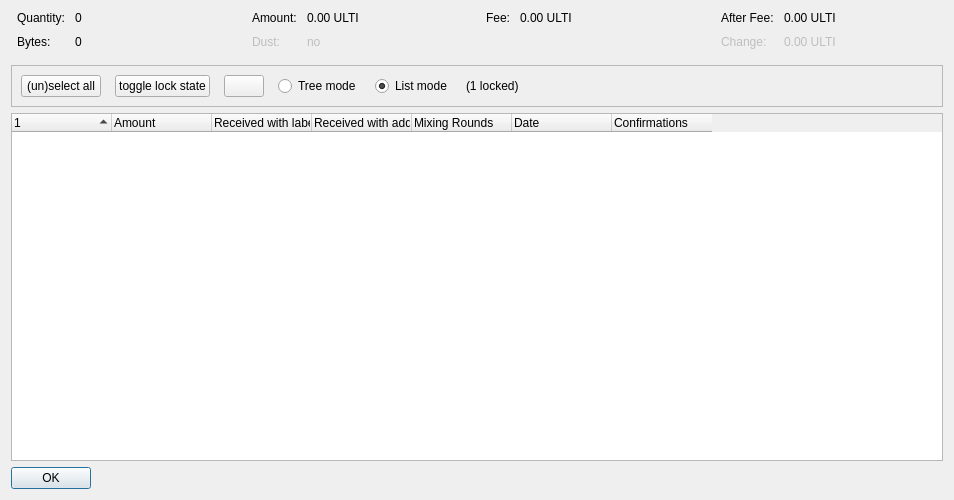
<?xml version="1.0" encoding="UTF-8"?>
<ui version="4.0">
 <class>CoinControlDialog</class>
 <widget class="QDialog" name="CoinControlDialog">
  <property name="geometry">
   <rect>
    <x>0</x>
    <y>0</y>
    <width>954</width>
    <height>500</height>
   </rect>
  </property>
  <property name="windowTitle">
   <string>Coin Selection</string>
  </property>
  <layout class="QVBoxLayout" name="verticalLayout">
   <item>
    <layout class="QHBoxLayout" name="horizontalLayoutTop" stretch="0,0,0,0">
     <property name="topMargin">
      <number>0</number>
     </property>
     <property name="bottomMargin">
      <number>10</number>
     </property>
     <item>
      <layout class="QFormLayout" name="formLayoutCoinControl1">
       <property name="horizontalSpacing">
        <number>10</number>
       </property>
       <property name="verticalSpacing">
        <number>10</number>
       </property>
       <property name="leftMargin">
        <number>6</number>
       </property>
       <property name="rightMargin">
        <number>6</number>
       </property>
       <item row="0" column="0">
        <widget class="QLabel" name="labelCoinControlQuantityText">
         <property name="text">
          <string>Quantity:</string>
         </property>
        </widget>
       </item>
       <item row="0" column="1">
        <widget class="QLabel" name="labelCoinControlQuantity">
         <property name="cursor">
          <cursorShape>IBeamCursor</cursorShape>
         </property>
         <property name="contextMenuPolicy">
          <enum>Qt::ActionsContextMenu</enum>
         </property>
         <property name="text">
          <string notr="true">0</string>
         </property>
         <property name="textInteractionFlags">
          <set>Qt::LinksAccessibleByMouse|Qt::TextSelectableByKeyboard|Qt::TextSelectableByMouse</set>
         </property>
        </widget>
       </item>
       <item row="1" column="0">
        <widget class="QLabel" name="labelCoinControlBytesText">
         <property name="text">
          <string>Bytes:</string>
         </property>
        </widget>
       </item>
       <item row="1" column="1">
        <widget class="QLabel" name="labelCoinControlBytes">
         <property name="cursor">
          <cursorShape>IBeamCursor</cursorShape>
         </property>
         <property name="contextMenuPolicy">
          <enum>Qt::ActionsContextMenu</enum>
         </property>
         <property name="text">
          <string notr="true">0</string>
         </property>
         <property name="textInteractionFlags">
          <set>Qt::LinksAccessibleByMouse|Qt::TextSelectableByKeyboard|Qt::TextSelectableByMouse</set>
         </property>
        </widget>
       </item>
      </layout>
     </item>
     <item>
      <layout class="QFormLayout" name="formLayoutCoinControl2">
       <property name="horizontalSpacing">
        <number>10</number>
       </property>
       <property name="verticalSpacing">
        <number>10</number>
       </property>
       <property name="leftMargin">
        <number>6</number>
       </property>
       <property name="rightMargin">
        <number>6</number>
       </property>
       <item row="0" column="0">
        <widget class="QLabel" name="labelCoinControlAmountText">
         <property name="text">
          <string>Amount:</string>
         </property>
        </widget>
       </item>
       <item row="0" column="1">
        <widget class="QLabel" name="labelCoinControlAmount">
         <property name="cursor">
          <cursorShape>IBeamCursor</cursorShape>
         </property>
         <property name="contextMenuPolicy">
          <enum>Qt::ActionsContextMenu</enum>
         </property>
         <property name="text">
          <string notr="true">0.00 ULTI</string>
         </property>
         <property name="textInteractionFlags">
          <set>Qt::LinksAccessibleByMouse|Qt::TextSelectableByKeyboard|Qt::TextSelectableByMouse</set>
         </property>
        </widget>
       </item>
       <item row="1" column="0">
        <widget class="QLabel" name="labelCoinControlLowOutputText">
         <property name="enabled">
          <bool>false</bool>
         </property>
         <property name="text">
          <string>Dust:</string>
         </property>
        </widget>
       </item>
       <item row="1" column="1">
        <widget class="QLabel" name="labelCoinControlLowOutput">
         <property name="enabled">
          <bool>false</bool>
         </property>
         <property name="cursor">
          <cursorShape>IBeamCursor</cursorShape>
         </property>
         <property name="contextMenuPolicy">
          <enum>Qt::ActionsContextMenu</enum>
         </property>
         <property name="text">
          <string notr="true">no</string>
         </property>
         <property name="textInteractionFlags">
          <set>Qt::LinksAccessibleByMouse|Qt::TextSelectableByKeyboard|Qt::TextSelectableByMouse</set>
         </property>
        </widget>
       </item>
      </layout>
     </item>
     <item>
      <layout class="QFormLayout" name="formLayoutCoinControl3">
       <property name="horizontalSpacing">
        <number>10</number>
       </property>
       <property name="verticalSpacing">
        <number>10</number>
       </property>
       <property name="leftMargin">
        <number>6</number>
       </property>
       <property name="rightMargin">
        <number>6</number>
       </property>
       <item row="0" column="0">
        <widget class="QLabel" name="labelCoinControlFeeText">
         <property name="text">
          <string>Fee:</string>
         </property>
        </widget>
       </item>
       <item row="0" column="1">
        <widget class="QLabel" name="labelCoinControlFee">
         <property name="cursor">
          <cursorShape>IBeamCursor</cursorShape>
         </property>
         <property name="contextMenuPolicy">
          <enum>Qt::ActionsContextMenu</enum>
         </property>
         <property name="text">
          <string notr="true">0.00 ULTI</string>
         </property>
         <property name="textInteractionFlags">
          <set>Qt::LinksAccessibleByMouse|Qt::TextSelectableByKeyboard|Qt::TextSelectableByMouse</set>
         </property>
        </widget>
       </item>
      </layout>
     </item>
     <item>
      <layout class="QFormLayout" name="formLayoutCoinControl4">
       <property name="horizontalSpacing">
        <number>10</number>
       </property>
       <property name="verticalSpacing">
        <number>10</number>
       </property>
       <property name="leftMargin">
        <number>6</number>
       </property>
       <property name="rightMargin">
        <number>6</number>
       </property>
       <item row="0" column="0">
        <widget class="QLabel" name="labelCoinControlAfterFeeText">
         <property name="text">
          <string>After Fee:</string>
         </property>
        </widget>
       </item>
       <item row="0" column="1">
        <widget class="QLabel" name="labelCoinControlAfterFee">
         <property name="cursor">
          <cursorShape>IBeamCursor</cursorShape>
         </property>
         <property name="contextMenuPolicy">
          <enum>Qt::ActionsContextMenu</enum>
         </property>
         <property name="text">
          <string notr="true">0.00 ULTI</string>
         </property>
         <property name="textInteractionFlags">
          <set>Qt::LinksAccessibleByMouse|Qt::TextSelectableByKeyboard|Qt::TextSelectableByMouse</set>
         </property>
        </widget>
       </item>
       <item row="1" column="0">
        <widget class="QLabel" name="labelCoinControlChangeText">
         <property name="enabled">
          <bool>false</bool>
         </property>
         <property name="text">
          <string>Change:</string>
         </property>
        </widget>
       </item>
       <item row="1" column="1">
        <widget class="QLabel" name="labelCoinControlChange">
         <property name="enabled">
          <bool>false</bool>
         </property>
         <property name="cursor">
          <cursorShape>IBeamCursor</cursorShape>
         </property>
         <property name="contextMenuPolicy">
          <enum>Qt::ActionsContextMenu</enum>
         </property>
         <property name="text">
          <string notr="true">0.00 ULTI</string>
         </property>
         <property name="textInteractionFlags">
          <set>Qt::LinksAccessibleByMouse|Qt::TextSelectableByKeyboard|Qt::TextSelectableByMouse</set>
         </property>
        </widget>
       </item>
      </layout>
     </item>
    </layout>
   </item>
   <item>
    <widget class="QFrame" name="frame">
     <property name="minimumSize">
      <size>
       <width>0</width>
       <height>40</height>
      </size>
     </property>
     <property name="frameShape">
      <enum>QFrame::StyledPanel</enum>
     </property>
     <property name="frameShadow">
      <enum>QFrame::Sunken</enum>
     </property>
     <layout class="QHBoxLayout" name="horizontalLayout">
      <item>
       <layout class="QHBoxLayout" name="horizontalLayoutPanel" stretch="0,0,0,0,0,0,0">
        <property name="spacing">
         <number>14</number>
        </property>
        <item>
         <widget class="QPushButton" name="pushButtonSelectAll">
          <property name="sizePolicy">
           <sizepolicy hsizetype="Maximum" vsizetype="Fixed">
            <horstretch>0</horstretch>
            <verstretch>0</verstretch>
           </sizepolicy>
          </property>
          <property name="text">
           <string>(un)select all</string>
          </property>
          <property name="autoDefault">
           <bool>false</bool>
          </property>
         </widget>
        </item>
        <item>
         <widget class="QPushButton" name="pushButtonToggleLock">
          <property name="sizePolicy">
           <sizepolicy hsizetype="Maximum" vsizetype="Fixed">
            <horstretch>0</horstretch>
            <verstretch>0</verstretch>
           </sizepolicy>
          </property>
          <property name="text">
           <string>toggle lock state</string>
          </property>
          <property name="autoDefault">
           <bool>false</bool>
          </property>
         </widget>
        </item>
        <item>
         <widget class="QPushButton" name="hideButton">
          <property name="sizePolicy">
           <sizepolicy hsizetype="Maximum" vsizetype="Fixed">
            <horstretch>0</horstretch>
            <verstretch>0</verstretch>
           </sizepolicy>
          </property>
          <property name="text">
           <string/>
          </property>
          <property name="autoDefault">
           <bool>false</bool>
          </property>
         </widget>
        </item>
        <item>
         <widget class="QRadioButton" name="radioTreeMode">
          <property name="sizePolicy">
           <sizepolicy hsizetype="Maximum" vsizetype="Fixed">
            <horstretch>0</horstretch>
            <verstretch>0</verstretch>
           </sizepolicy>
          </property>
          <property name="text">
           <string>Tree mode</string>
          </property>
         </widget>
        </item>
        <item>
         <widget class="QRadioButton" name="radioListMode">
          <property name="sizePolicy">
           <sizepolicy hsizetype="Maximum" vsizetype="Fixed">
            <horstretch>0</horstretch>
            <verstretch>0</verstretch>
           </sizepolicy>
          </property>
          <property name="text">
           <string>List mode</string>
          </property>
          <property name="checked">
           <bool>true</bool>
          </property>
         </widget>
        </item>
        <item>
         <widget class="QLabel" name="labelLocked">
          <property name="text">
           <string>(1 locked)</string>
          </property>
         </widget>
        </item>
        <item>
         <spacer name="horizontalSpacer">
          <property name="orientation">
           <enum>Qt::Horizontal</enum>
          </property>
          <property name="sizeHint" stdset="0">
           <size>
            <width>40</width>
            <height>20</height>
           </size>
          </property>
         </spacer>
        </item>
       </layout>
      </item>
     </layout>
    </widget>
   </item>
   <item>
    <widget class="CoinControlTreeWidget" name="treeWidget">
     <property name="contextMenuPolicy">
      <enum>Qt::CustomContextMenu</enum>
     </property>
     <property name="sortingEnabled">
      <bool>false</bool>
     </property>
     <property name="columnCount">
      <number>7</number>
     </property>
     <attribute name="headerShowSortIndicator" stdset="0">
      <bool>true</bool>
     </attribute>
     <attribute name="headerStretchLastSection">
      <bool>false</bool>
     </attribute>
     <column>
      <property name="text">
       <string/>
      </property>
     </column>
     <column>
      <property name="text">
       <string>Amount</string>
      </property>
     </column>
     <column>
      <property name="text">
       <string>Received with label</string>
      </property>
     </column>
     <column>
      <property name="text">
       <string>Received with address</string>
      </property>
     </column>
     <column>
      <property name="text">
       <string>Mixing Rounds</string>
      </property>
     </column>
     <column>
      <property name="text">
       <string>Date</string>
      </property>
     </column>
     <column>
      <property name="text">
       <string>Confirmations</string>
      </property>
      <property name="toolTip">
       <string>Confirmed</string>
      </property>
     </column>
    </widget>
   </item>
   <item>
    <widget class="QDialogButtonBox" name="buttonBox">
     <property name="sizePolicy">
      <sizepolicy hsizetype="Maximum" vsizetype="Fixed">
       <horstretch>0</horstretch>
       <verstretch>0</verstretch>
      </sizepolicy>
     </property>
     <property name="orientation">
      <enum>Qt::Horizontal</enum>
     </property>
     <property name="standardButtons">
      <set>QDialogButtonBox::Ok</set>
     </property>
    </widget>
   </item>
  </layout>
 </widget>
 <customwidgets>
  <customwidget>
   <class>CoinControlTreeWidget</class>
   <extends>QTreeWidget</extends>
   <header>qt/coincontroltreewidget.h</header>
  </customwidget>
 </customwidgets>
 <resources/>
 <connections/>
</ui>
